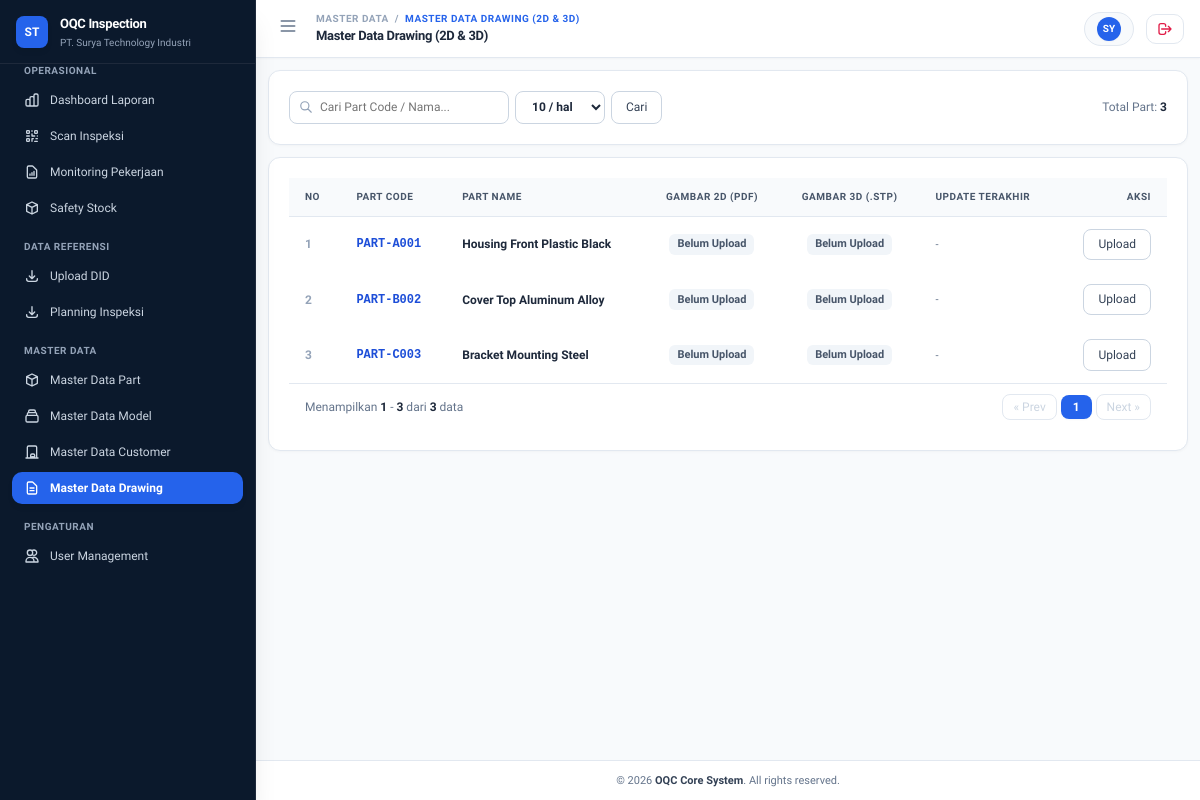
Screenshot of /modules/master_drawings/index.php with the database file from the repository.
### tables this page shows
CREATE TABLE `master_parts` (
  `id` BIGINT(20) UNSIGNED NOT NULL AUTO_INCREMENT,
  `part_code` VARCHAR(50) NOT NULL,
  `part_name` VARCHAR(255) NOT NULL,
  `model_id` BIGINT(20) UNSIGNED NULL,
  `aql_level` ENUM('G-I', 'G-II', 'G-III') NOT NULL DEFAULT 'G-II',
  `source` ENUM('manual', 'auto_generated') NOT NULL DEFAULT 'manual',
  `created_by` BIGINT(20) UNSIGNED NULL,
  `created_at` DATETIME DEFAULT CURRENT_TIMESTAMP,
  `updated_at` DATETIME DEFAULT CURRENT_TIMESTAMP ON UPDATE CURRENT_TIMESTAMP,
  PRIMARY KEY (`id`),
  UNIQUE KEY `uk_master_parts_code` (`part_code`),
  KEY `fk_parts_created_by` (`created_by`),
  KEY `fk_parts_model` (`model_id`),
  CONSTRAINT `fk_parts_created_by` FOREIGN KEY (`created_by`) REFERENCES `users` (`id`) ON DELETE SET NULL,
  CONSTRAINT `fk_parts_model` FOREIGN KEY (`model_id`) REFERENCES `master_models` (`id`) ON DELETE SET NULL
);

### modules/master_drawings/index.php (the view, shortened to what this page needs)
<?php
require_once __DIR__ . '/../../layouts/header.php';
require_once __DIR__ . '/../../layouts/sidebar.php';
$pdo = getDB();
$drawings = [];
$search = sanitize($_GET['search'] ?? '');
$limit = filter_input(INPUT_GET, 'limit', FILTER_VALIDATE_INT) ?: 10;
$page = filter_input(INPUT_GET, 'page', FILTER_VALIDATE_INT) ?: 1;
$offset = ($page - 1) * $limit;
$totalItems = 0;
$totalPages = 1;
if ($pdo) {
    try {
        $countSql = "SELECT COUNT(*) FROM master_parts p WHERE 1=1";
        $countParams = [];
        $stmtCount = $pdo->prepare($countSql);
        $stmtCount->execute($countParams);
        $totalItems = (int) $stmtCount->fetchColumn();
        $totalPages = ceil($totalItems / $limit);
        $offset = ($page - 1) * $limit;
        $sql = "SELECT p.id as part_id, p.part_code, p.part_name,
                       d.id as drawing_id, d.drawing_2d_path, d.drawing_3d_path, d.updated_at
                FROM master_parts p
                LEFT JOIN master_drawings d ON p.id = d.part_id
                WHERE 1=1";
        $sql .= " ORDER BY p.part_code ASC LIMIT :limit OFFSET :offset";
        $stmt = $pdo->prepare($sql);
        $stmt->bindValue(':limit', (int)$limit, PDO::PARAM_INT);
        $stmt->bindValue(':offset', (int)$offset, PDO::PARAM_INT);
        $stmt->execute();
        $drawings = $stmt->fetchAll();
    } catch (PDOException $e) {
        $drawings = [];
    }
}
?>
<div id="main-content-wrapper" class="flex-1 md:pl-64 flex flex-col min-h-screen transition-all duration-300">
    <?php require_once __DIR__ . '/../../layouts/navbar.php'; ?>
    <main class="flex-1 p-3 md:p-5 space-y-3">
        <div class="card p-2.5 bg-white border border-slate-200/80 rounded-xl shadow-xs">
            <div style="display: flex; align-items: center; justify-content: space-between; gap: 8px; flex-wrap: wrap;">
                <form action="" method="GET" style="display: flex; align-items: center; gap: 6px; flex-wrap: wrap; flex: 1;">
                    <div style="position: relative; width: 220px; max-width: 100%;">
                        <input type="text" name="search" value="<?= htmlspecialchars($search) ?>"
                               placeholder="Cari Part Code / Nama..." class="form-input py-1 text-xs" style="padding-left: 30px; width: 100%;">
                    </div>
                    <select name="limit" onchange="this.form.submit()" class="form-input py-1 text-xs font-semibold text-slate-700" style="width: 90px;">
                        <option value="10" <?= ($limit == 10) ? 'selected' : '' ?>>10 / hal</option>
                    </select>
                    <button type="submit" class="btn-secondary py-1 px-2.5 text-xs">Cari</button>
                </form>
                <div class="text-xs text-slate-500 font-medium">
                    Total Part: <span class="font-bold text-slate-800"><?= $totalItems ?></span>
                </div>
            </div>
        </div>
        <div class="card p-0 overflow-hidden">
            <div class="overflow-x-auto">
                <table class="w-full text-left text-xs text-slate-700">
                    <thead class="bg-slate-50 text-slate-600 font-bold border-b border-slate-200/80 uppercase tracking-wider text-[10px]">
                        <tr>
                            <th class="px-4 py-3">No</th>
                            <th class="px-4 py-3">Part Code</th>
                            <th class="px-4 py-3">Part Name</th>
                            <th class="px-4 py-3 text-center">Gambar 2D (PDF)</th>
                            <th class="px-4 py-3 text-center">Gambar 3D (.STP)</th>
                            <th class="px-4 py-3">Update Terakhir</th>
                            <th class="px-4 py-3 text-right">Aksi</th>
                        </tr>
                    </thead>
                    <tbody class="divide-y divide-slate-100">
                        <?php if (empty($drawings)): ?>
                            <tr>
                                <td colspan="7" class="px-4 py-8 text-center text-slate-400">
                                    Belum ada data Master Part & Drawing.
                                </td>
                            </tr>
                        <?php else: ?>
                            <?php foreach ($drawings as $index => $row): ?>
                                <tr class="hover:bg-slate-50/80 transition-colors">
                                    <td class="px-4 py-3 font-semibold text-slate-400"><?= $offset + $index + 1 ?></td>
                                    <td class="px-4 py-3 font-extrabold text-blue-700 font-mono">
                                        <?= htmlspecialchars($row['part_code']) ?>
                                    </td>
                                    <td class="px-4 py-3 font-semibold text-slate-800">
                                        <?= htmlspecialchars($row['part_name']) ?>
                                    </td>
                                    <td class="px-4 py-3 text-center">
                                        <?php if (!empty($row['drawing_2d_path'])): ?>
                                            <span class="badge badge-success">✓ 2D Ready</span>
                                        <?php else: ?>
                                            <span class="badge badge-secondary">Belum Upload</span>
                                        <?php endif; ?>
                                    </td>
                                    <td class="px-4 py-3 text-center">
                                        <?php if (!empty($row['drawing_3d_path'])): ?>
                                            <span class="badge badge-success">✓ 3D Ready</span>
                                        <?php else: ?>
                                            <span class="badge badge-secondary">Belum Upload</span>
                                        <?php endif; ?>
                                    </td>
                                    <td class="px-4 py-3 text-[11px] text-slate-500">
                                        <?= format_date($row['updated_at'] ?? null) ?>
                                    </td>
                                    <td class="px-4 py-3 text-right space-x-1">
                                        <a href="<?= base_url('modules/master_drawings/upload.php?part_id=' . $row['part_id']) ?>"
                                           class="btn-secondary py-1 px-2 text-[11px]" title="Upload / Update File Drawing">
                                            <?= (!empty($row['drawing_2d_path']) || !empty($row['drawing_3d_path'])) ? 'Edit File' : 'Upload' ?>
                                        </a>
                                    </td>
                                </tr>
                            <?php endforeach; ?>
                        <?php endif; ?>
                    </tbody>
                </table>
            </div>
            <?= render_pagination($page, $totalPages, $totalItems, $limit) ?>
        </div>
    </main>
<?php require_once __DIR__ . '/../../layouts/footer.php'; ?>

### rows the page displays
master_parts: index "1", part_code "PART-A001", part_name "Housing Front Plastic Black", updated_at "-"
master_parts: index "2", part_code "PART-B002", part_name "Cover Top Aluminum Alloy", updated_at "-"
master_parts: index "3", part_code "PART-C003", part_name "Bracket Mounting Steel", updated_at "-"

### other values shown
$breadcrumbCategory "MASTER DATA"
$pageTitle "MASTER DATA DRAWING (2D & 3D)"
$pageTitle "Master Data Drawing (2D & 3D)"
$initials "SY"
$totalItems "3"
$start "1"
$end "3"
APP_NAME "OQC Core System"
